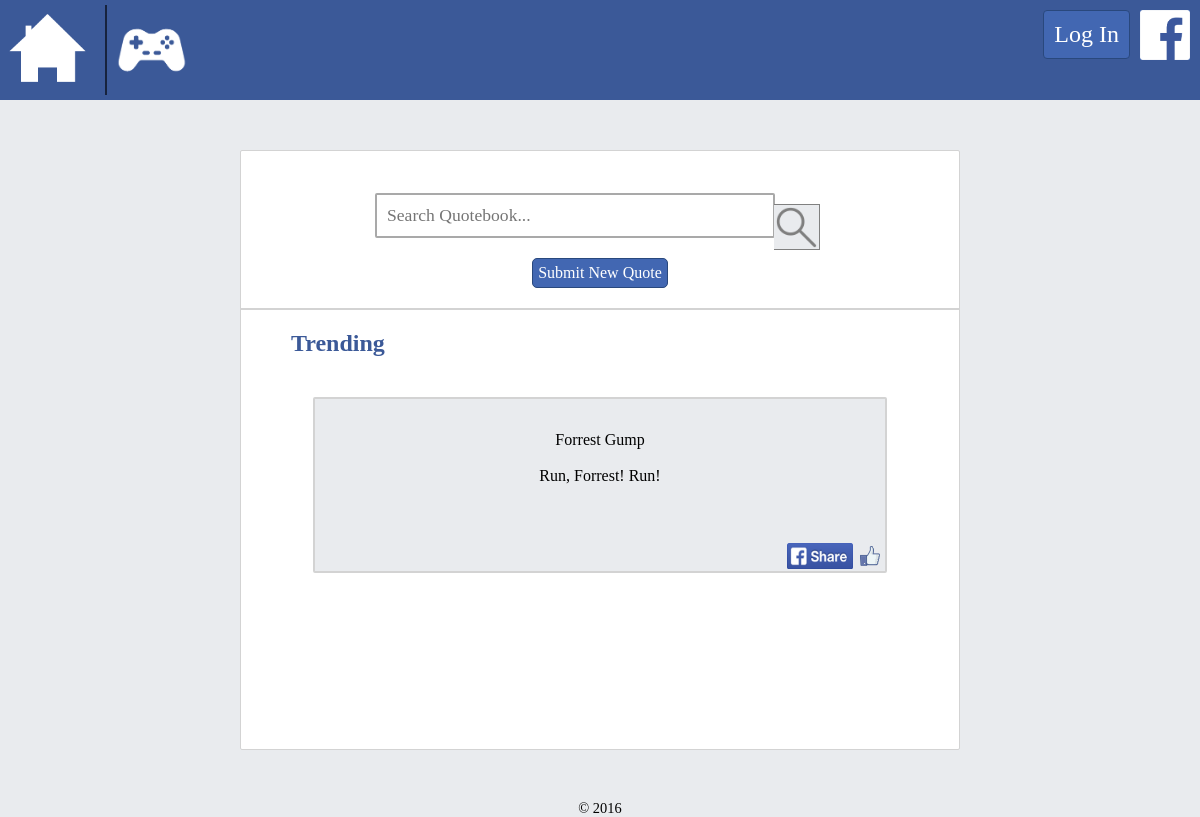
Page /php/home.php on the earlier database version.
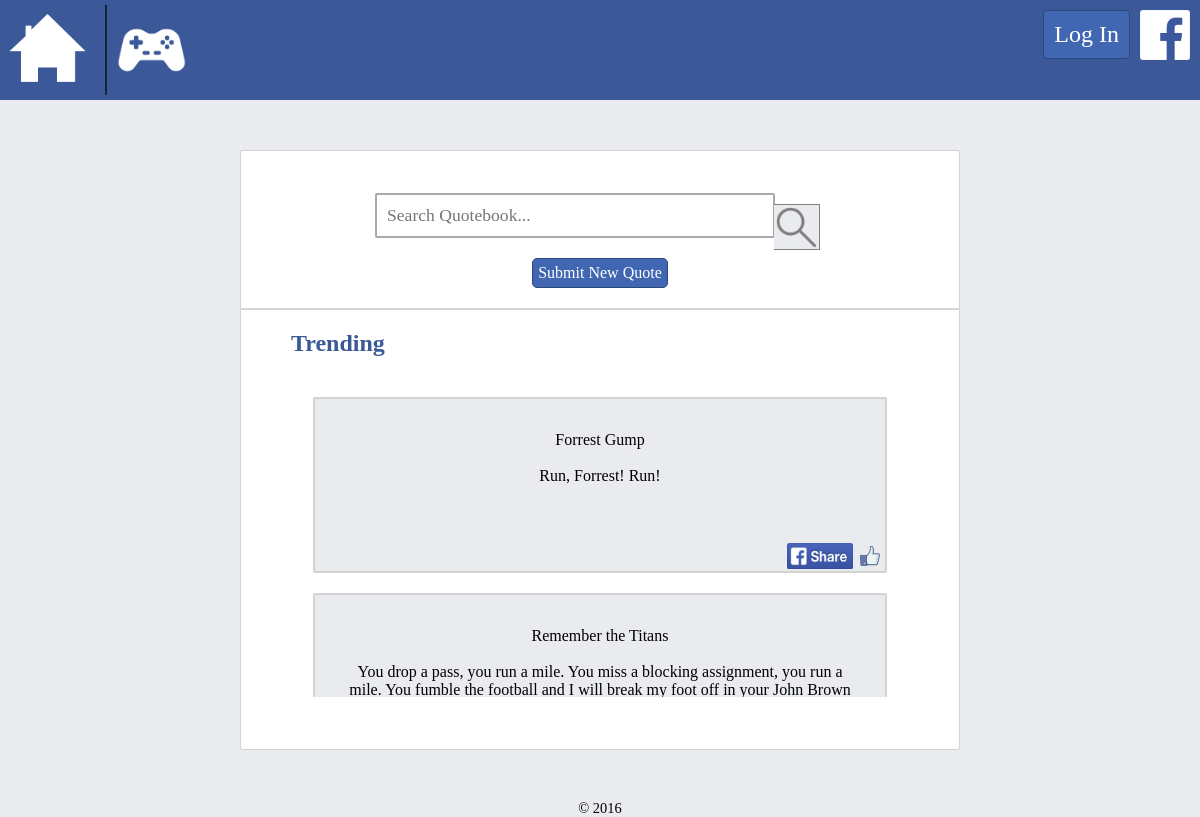
Same page on the later database version.
### tables this page shows
CREATE TABLE `quotes` (
  `id` int(11) NOT NULL AUTO_INCREMENT,
  `quote` varchar(1000) NOT NULL,
  `character` varchar(50) DEFAULT NULL,
  `actor` varchar(50) DEFAULT NULL,
  `title` varchar(50) DEFAULT NULL,
  `image` varchar(50) DEFAULT NULL,
  `medium` varchar(10) DEFAULT NULL,
  PRIMARY KEY (`id`)
);

### php/home.php (the view, shortened to what this page needs)
<!DOCTYPE HTML>
<?php
	require_once('site.php');
?>
<html lang="en">
	<head>
		<link rel="stylesheet" href="../css/site.css" />
		<link rel="stylesheet" href="../css/home.css" />
	</head>
	<body>
		<?php
			buildHeader(true, true);
		?>
		<div id="page">
			<form action="search.php" method="GET">
			<input type="text" id="search" name="search" placeholder="Search Quotebook..."/>
			<input type="submit" id="magnifying-glass" value=""><br>
			</form>
			<a href="submit.php" id="submit-quote">Submit New Quote</a>
			<h2 id="trending-title">Trending</h2>
			<div id="trending">
				<?php
				require_once('mysqli_connect.php');
				$query = "SELECT * FROM quotes ORDER BY RAND() LIMIT 2";
				$response = mysqli_query($dbc, $query) or die(mysqli_error($dbc));
				while($row = $response->fetch_array())
				{
					echo '<div class="trending-quote">' .
					$row['title'] . '<br><br>' .
					$row['quote'] . '<br>' .
					'<img alt="like" class="fb-like" src="../images/facebook_like_thumb.png"/>
					<img alt="share" class="fb-share" src="../images/facebook_share.png"/>
					</div>';
				}
				?>
			</div>
		</div>
		<footer>
			&copy; 2016
		</footer>
	</body>
</html>

### php/site.php (shortened to what this page needs)
<?php
	function buildHeader($game, $logIn) {
		if (isset($_SESSION['username'])) {
			$username = $_SESSION['username'];
		}
		else {
			$username = "";
		}
		echo '<header>';
		echo '<a href="home.php"><img alt="img" id="home-button" src="../images/home.png"/></a>';
		if ($game) {
			echo '<a href="game.php"><img alt="img" id="game-button" src="../images/game.png"/></a>';
		}
		echo '<div class="ribbon">';
		echo '<img alt="img" id="facebook-logo" src="../images/facebook.png" />';
		if ($username != "") {
			echo '<a href="../index.php"><img alt="img" id="gear" src="../images/gear.png"/></a>';
			echo "<div id='user'>$username</div>";
		}
		elseif ($logIn) {
			echo "<a id='login-link' href='login.php'>Log In</a>";
		}
		echo '</div></header>';
	}
?>

### css/site.css (style rules this page uses)
* { margin: 0; border: 0; padding: 0; box-sizing: border-box; color: black; background-color: inherit; font-family: "Tahoma", "Lucida Grande"; }
header { color: white; background-color: rgb(59, 89, 152); width: 100%; height: 100px; }
footer { width: 100%; height: 10px; font-size: 0.9rem; text-align: center; margin-top: 30px; }
body { min-width: 1200px; background-color: rgb(233, 235, 238); }
a { text-decoration: none; color: inherit; }
#home-button { height: 95px; float: left; }
#facebook-logo { background-color: rgb(66, 103, 178); width: 50px; margin: 10px; float: right; }
#login-link { margin-top: 10px; font-size: 1.5rem; float: right; color: white; background-color: rgb(66, 103, 178); border: 1px solid rgb(41, 72, 125); border-radius: 4px; padding: 10px; vertical-align: middle; }
#page { width: 60%; height: calc(100vh - 250px); min-height: 600px; min-width: 600px; text-align: center; border: 1px solid lightgray; border-radius: 2px; margin: 50px auto; background-color: white; padding: 2rem 0; position: relative; }
#game-button { height: 90px; padding: 10px; margin-left: 10px; margin-top: 5px; float: left; border-left: 2px solid rgb(23, 35, 61); }
#magnifying-glass { height: 46px; width: 46px; padding: 5px; position: relative; top: 10px; left: -5px; background-color: rgb(233, 235, 238); border-top: 1px solid gray; border-right: 1px solid gray; border-bottom: 1px solid gray; background-image: url(../images/magnifying_glass.png); background-size: 90%; background-repeat: no-repeat; background-position: center; cursor: pointer; }
.fb-like { height: 20px; width: 20px; float: right; margin: 5px; position: absolute; bottom: 0; right: 0; }
.fb-share { height: 30px; width: 70px; float: right; position: absolute; bottom: 0; right: 30px; padding: 2px; }

### css/home.css (style rules this page uses)
#page input#search { background-color: white; border: 2px solid darkgray; border-radius: 2px; text-align: left; min-width: 400px; font-size: 1.1rem; margin-top: 10px; margin-bottom: 20px; padding: 10px; }
#trending-title { color: rgb(59, 89, 152); text-align: left; padding: 20px 50px; border-top: 2px solid lightgray; }
#trending { overflow-y: scroll; height: 60%; }
.trending-quote { width: 80%; height: 11rem; border: 2px solid lightgray; border-radius: 2px; margin: 20px auto; padding: 2rem; background-color: rgb(233, 235, 238); position: relative; }
#submit-quote { background-color: rgb(66, 103, 178); display: block; width: max-content; padding: 5px; margin: auto; margin-bottom: 20px; border: 1px solid rgb(41, 72, 125); border-radius: 5px; color: white; text-align: center; }

Differences in the rows shown:
added quotes: title "Remember the Titans", quote "You drop a pass, you run a mile. You miss a blocking assignment, you run a mile. You fumble the football and I will break my foot off in your John Brown…"
